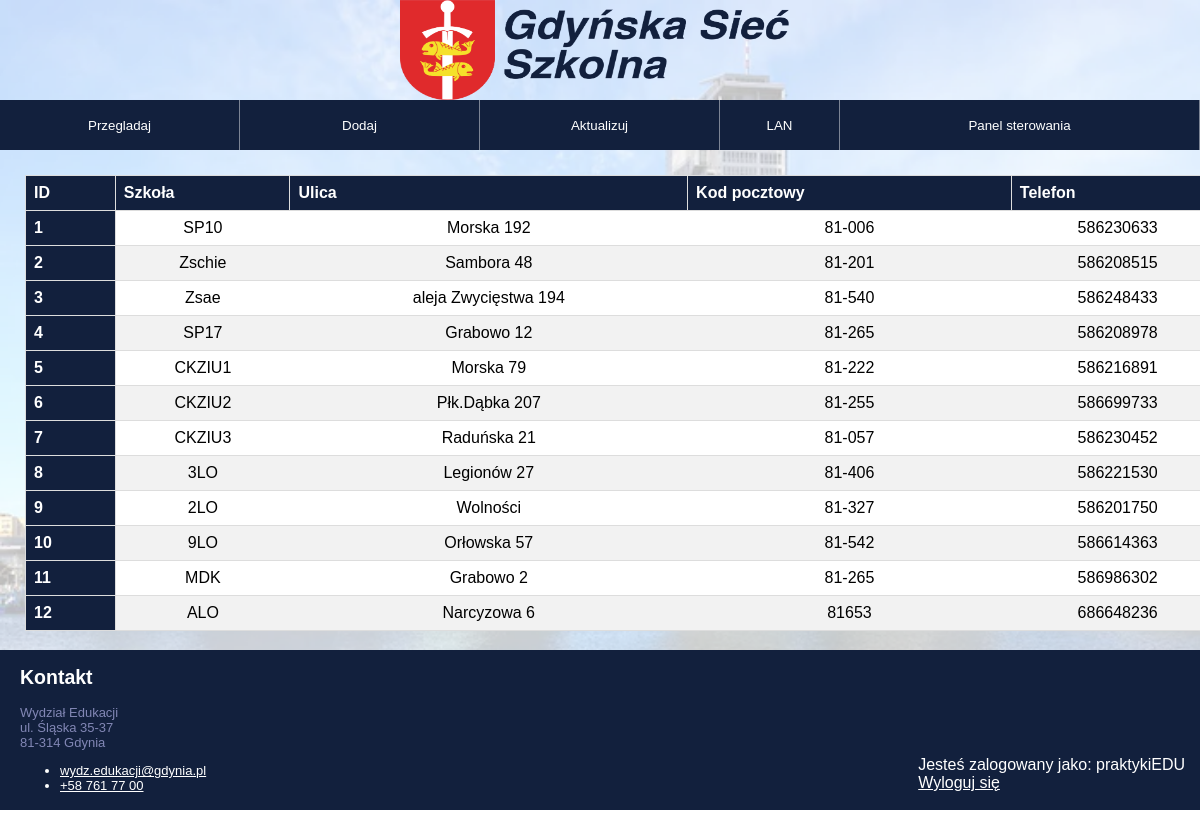
The page /szkoly.php (signed in) on the database its author committed.
### tables this page shows
CREATE TABLE IF NOT EXISTS `szkoly` (
  `ID` int(11) NOT NULL AUTO_INCREMENT,
  `Szkoła` varchar(50) NOT NULL,
  `Ulica` text NOT NULL,
  `Kod_pocztowy` text NOT NULL,
  `Telefon` int(9) NOT NULL,
  PRIMARY KEY (`ID`,`Szkoła`) USING BTREE
);

### szkoly.php (the view, shortened to what this page needs)
<?php
    require_once "config.php";
?>
<!DOCTYPE html>
<html lang="pl">
<head>
    <link rel="stylesheet" href="styleV2.css">
</head>
<body>
    <div id="logo">
        <a href="index.php" title="Przejdź na stronę główną">
            <img src="logo.png" alt="logo" height="100px" width="400px">
        </a>
    </div>
    <div id="menu">
        <div id="przegladaj">
            <button type="button" onclick="window.location.href='select.php'" class="menu" >Przegladaj</button>
        </div>
        <div id="dodaj">
            <button type="button" onclick="window.location.href='insert.php'" class="menu" >Dodaj</Button>
        </div>
        <div id="aktualizuj">
            <button type="button" onclick="window.location.href='update.php'" class="menu" >Aktualizuj</button>
        </div>
        <div id="lan">
            <button type="button" onclick="window.location.href='lan.php'" class="menu" >LAN</button>
        </div>
        <div id="logowanie">
            <button type='button' onclick='window.location.href=`panel_sterowania.php`' class='menu'>Panel sterowania</button>
        </div>
    </div>
    <div id="content">
        <?php
                $admin = mysqli_query($link, "SELECT * FROM uzytkownicy WHERE username = '".$_SESSION['username']."'");
                $permissions = mysqli_fetch_assoc($admin);
                    if ($permissions["admin"] == true) {
                        echo '<table id="output">';
                    } else {
                        echo '<p id="error">Nie posiadasz uprawnień!</p>';
                        echo '<table id="output" style="visibility: hidden">';
                    }
        ?>
            <thead>
                <tr>
                    <th>ID</th> <th>Szkoła</th> <th>Ulica</th> <th>Kod pocztowy</th> <th>Telefon</th>
                </tr>
            </thead>
            <tbody>
                <?php
                    $sql = "SELECT * FROM szkoly";
                    $result = mysqli_query($link,$sql);
                    $admin = mysqli_query($link, "SELECT * FROM uzytkownicy WHERE username = '".$_SESSION['username']."'");
                    $permissions = mysqli_fetch_assoc($admin);
                    if ($permissions["admin"] == true) {
                        if (mysqli_num_rows($result) > 0) {
                            while($row = mysqli_fetch_assoc($result)) {
                            echo "<tr>"."<th>".$row["ID"]."</th>"."<td>" .$row["Szkoła"]."</td>"."<td>".$row["Ulica"]."</td>"."<td>".$row["Kod_pocztowy"]."</td>".
                            "<td>".$row["Telefon"]."</td>"."</tr>";
                            }
                        }
                        else {
                            echo "0 results";
                        }
                    }
                ?>
            </tbody>
        </table>
    </div>
    <footer>
        <div id="uzytkownik">
            <p>
                <?php
                    if (isset($_SESSION["username"])) {
                        $logout = '"logout.php"';
                        echo "Jesteś zalogowany jako: ". $_SESSION["username"]. "<br><a href=". $logout. ">Wyloguj się</a>";
                    } else {
                        echo "Nie jesteś zalogowany";
                    }
                ?>
            </p>
        </div>
        <div id="kontakt">
            <h2>Kontakt</h2>
            <p style="color:#8287b5;">Wydział Edukacji<br>ul. Śląska 35-37<br>81-314 Gdynia</p>
            <ul>
                <li><a href="mailto:wydz.edukacji@gdynia.pl" title="Wyślij e-mail na adres wydz.edukacji@gdynia.pl"><span>wydz.edukacji@gdynia.pl</span></a></li>
                <li><a href="tel:+587617700" title="Zadzwoń na numer +58 7617700"><span>+58 761 77 00</span></a></li>
            </ul>
        </div>
    </footer>
</body>
</html>

### styleV2.css (style rules this page uses)
html { font-family: sans-serif; }
body { margin: 0; background-image: url("tło.png"); background-repeat: no-repeat; background-size: 100%; background-color: #ffffff; }
#logo { clear: both; height: 100px; text-align: center; }
#menu { clear: both; text-align: center; }
#przegladaj, #aktualizuj, #dodaj { height: 50px; width: 20%; float: left; background-color: #12203d; border-right: 1px solid rgba(255, 255, 255, 0.45); box-sizing: border-box; }
#lan { height: 50px; width: 10%; float: left; background-color: #12203d; border-right: 1px solid rgba(255, 255, 255, 0.45); box-sizing: border-box; }
#logowanie { height: 50px; width: 30%; float: left; background-color: #12203d; border-right: 1px solid rgba(255, 255, 255, 0.45); box-sizing: border-box; }
.menu { background: none; border: none; background-color: #12203d; color: #ffffff; height: 100%; width: 100%; cursor: pointer; }
#content { clear: both; height: 500px; overflow: scroll; text-align: center; }
#output { border-collapse: collapse; width: 100%; margin: 25px; }
#output tr, #output th { border: 1px solid #ddd; background-color: #ffffff; padding: 8px; }
#output tr:nth-child(even) { background-color: #f2f2f2; }
#output th { text-align: left; background-color: #12203d; color: #ffffff; }
footer { clear: both; height: 160px; background-color: #12203d; color: #ffffff; }
#uzytkownik { float: right; padding-right: 15px; padding-top: 90px; color: #ffffff; }
#kontakt { float: left; text-align: left; font-size: small; padding-left: 20px; }
a { color: #ffffff; }

### rows shown on the page
szkoly: ID "1", Szkoła "SP10", Ulica "Morska 192", Kod_pocztowy "81-006", Telefon "586230633"
szkoly: ID "2", Szkoła "Zschie", Ulica "Sambora 48", Kod_pocztowy "81-201", Telefon "586208515"
szkoly: ID "3", Szkoła "Zsae", Ulica "aleja Zwycięstwa 194", Kod_pocztowy "81-540", Telefon "586248433"
szkoly: ID "4", Szkoła "SP17", Ulica "Grabowo 12", Kod_pocztowy "81-265", Telefon "586208978"
szkoly: ID "5", Szkoła "CKZIU1", Ulica "Morska 79", Kod_pocztowy "81-222", Telefon "586216891"
szkoly: ID "6", Szkoła "CKZIU2", Ulica "Płk.Dąbka 207", Kod_pocztowy "81-255", Telefon "586699733"
szkoly: ID "7", Szkoła "CKZIU3", Ulica "Raduńska 21", Kod_pocztowy "81-057", Telefon "586230452"
szkoly: ID "8", Szkoła "3LO", Ulica "Legionów 27", Kod_pocztowy "81-406", Telefon "586221530"
szkoly: ID "9", Szkoła "2LO", Ulica "Wolności", Kod_pocztowy "81-327", Telefon "586201750"
szkoly: ID "10", Szkoła "9LO", Ulica "Orłowska 57", Kod_pocztowy "81-542", Telefon "586614363"
szkoly: ID "11", Szkoła "MDK", Ulica "Grabowo 2", Kod_pocztowy "81-265", Telefon "586986302"
szkoly: ID "12", Szkoła "ALO", Ulica "Narcyzowa 6", Kod_pocztowy "81653", Telefon "686648236"

### other values the page prints
$_SESSION["username"] "praktykiEDU"
